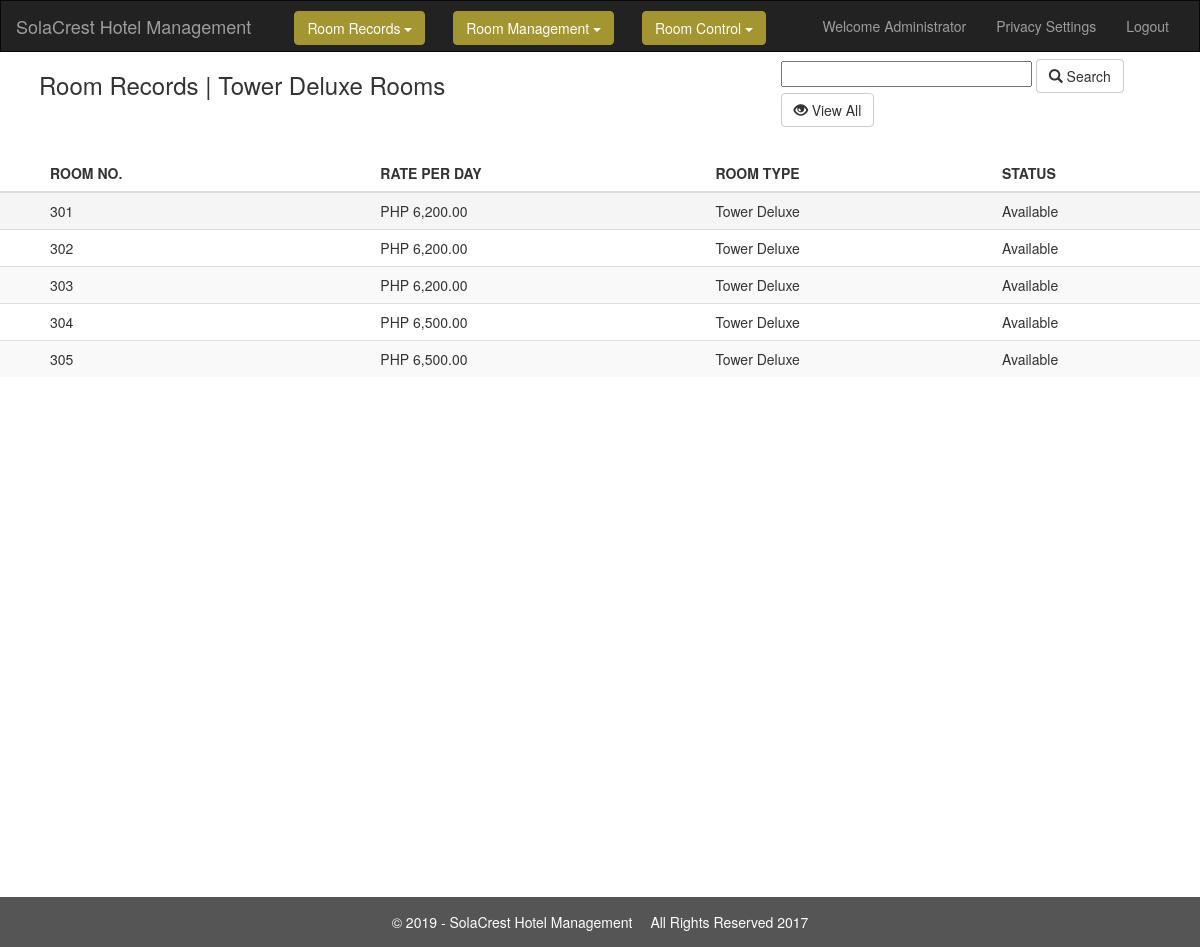
Page /AdminHotel/DBTower.php (signed in) on the committed database.
### tables this page shows
CREATE TABLE `tblhotel` (
  `fldcustomer` varchar(200) NOT NULL,
  `fldrate` int(200) NOT NULL,
  `fldreservation` varchar(200) NOT NULL,
  `fldtype` varchar(200) NOT NULL,
  `fname` varchar(200) NOT NULL,
  `lname` varchar(200) NOT NULL,
  `fstart` date NOT NULL,
  `fend` date NOT NULL,
  `fpersons` varchar(200) NOT NULL,
  `fbill` int(200) NOT NULL
);

### AdminHotel/DBTower.php (the view, shortened to what this page needs)
<!DOCTYPE html>
<html lang="en">
<head>
  <link rel="stylesheet" href="https://maxcdn.bootstrapcdn.com/bootstrap/3.3.7/css/bootstrap.min.css">
</head>
<body>
<nav class="navbar navbar-inverse">
  <div class="container-fluid">
    <div class="navbar-header">
      <a class="navbar-brand" href="#">SolaCrest Hotel Management</a>
    </div>
    <div class="collapse navbar-collapse" id="myNavbar">
      <ul class="nav navbar-nav">
	  <li>
		<div class="dropdown">
	&emsp;&emsp;<button style="background-color:#a3952f;border:1px solid #a3952f;" class="btn btn-primary dropdown-toggle" type="button" data-toggle="dropdown">Room Records <span class="caret"></span></button></a>
		</div>
		</li>
		<li>
        <div class="dropdown">
	&emsp;&emsp;<button style="background-color:#a3952f;border:1px solid #a3952f;" class="btn btn-primary dropdown-toggle" type="button" data-toggle="dropdown">Room Management <span class="caret"></span></button></a>
  </li>
  <li>
        <div class="dropdown">
	&emsp;&emsp;<button style="background-color:#a3952f;border:1px solid #a3952f;" class="btn btn-primary dropdown-toggle" type="button" data-toggle="dropdown">Room Control <span class="caret"></span></button></a>
  </li>
      </ul>
      <ul class="nav navbar-nav navbar-right">
        <li><a href="#">Welcome Administrator</a></li><li><a href="Security.php">Privacy Settings</a></li><li><a href="logout.php">Logout</a></li>
      </ul>
    </div>
  </div>
</nav>
   <div class="container-fluid">
   <table><tr><td>
	<h3>&emsp;Room Records | Tower Deluxe Rooms &emsp;&emsp;&emsp;&emsp;&emsp;&emsp;&emsp;&emsp;&emsp;&emsp;&emsp;&emsp;&emsp;&emsp;&emsp;
	&emsp;&emsp;
	</h3>
	</td>
	<td>
	<form action="DBTower.php" method="POST">
	<input type="text" name="search" size=30>
	<button type="submit" class="btn btn-default"  onclick="location='DBTower.php' ">
      <span class="glyphicon glyphicon-search"></span> Search
	<button type="button" class="btn btn-default"  onclick="location='DBTower.php' " >
      <span class="glyphicon glyphicon-eye-open"></span> View All
    </button>
	</td></tr></table>
</div>
      <table class="table table-striped">
	  <thead>
	  <tr>
	  <th>&emsp;&emsp;&emsp;ROOM NO.</th>
	  <th>RATE PER DAY</th>
	  <th>ROOM TYPE</th>
	  <th>STATUS</th>
	  </tr>
	  </thead>
	  <tbody>
	  <tr class="active">
<?php
$search = $_POST['search'];
$tdeluxe= "tower deluxe";
$available = "Available";
$result = mysql_query("SELECT * FROM tblhotel
WHERE
fldtype = '".$tdeluxe."' && fldcustomer LIKE '%".$search."%' && fldreservation = '".$available."' ||
fldtype = '".$tdeluxe."' && fldrate LIKE '%".$search."%' && fldreservation = '".$available."' ");
if(mysql_num_rows($result)==0 )
{
echo "
<tr>
<th colspan = 4 align = center>
<br>
<center><h2><b><font color = red>No Rooms Available!</font></b></h2></center>
</th>
</tr>";
}
else
{
while($row = mysql_fetch_array($result))
{
	echo "<td>&emsp;&emsp;&emsp;". $row['fldcustomer'] . "</td>";
	echo "<td>PHP ". $english_format_number = number_format($row['fldrate']) . ".00</td>";
	echo "<td>". $row['fldtype'] . "</td>";
	echo "<td>". $row['fldreservation'] . "</td>";
?>
<?php
	echo "</tr>";
}
echo "</table>";
}
?>
<footer class="container-fluid text-center">
<div id="footer">
	<div class="shell">
		<span class="left">&copy; <?php echo date("Y");?> - SolaCrest Hotel Management</span>
		<span class="right">
			&emsp;All Rights Reserved 2017</a>
		</span>
	</div>
</div>
</footer>
</body>
</html>

### AdminHotel/DBTower.php (style rules this page uses)
.navbar { margin-bottom: 0; border-radius: 0; }
footer { background-color: #555; color: white; padding: 15px; }
a { color:black; }
.dropdown { margin-top:10px; }

### rows in the picture
tblhotel: fldcustomer "301", fldrate "6,200", fldtype "Tower Deluxe", fldreservation "Available"
tblhotel: fldcustomer "302", fldrate "6,200", fldtype "Tower Deluxe", fldreservation "Available"
tblhotel: fldcustomer "303", fldrate "6,200", fldtype "Tower Deluxe", fldreservation "Available"
tblhotel: fldcustomer "304", fldrate "6,500", fldtype "Tower Deluxe", fldreservation "Available"
tblhotel: fldcustomer "305", fldrate "6,500", fldtype "Tower Deluxe", fldreservation "Available"
